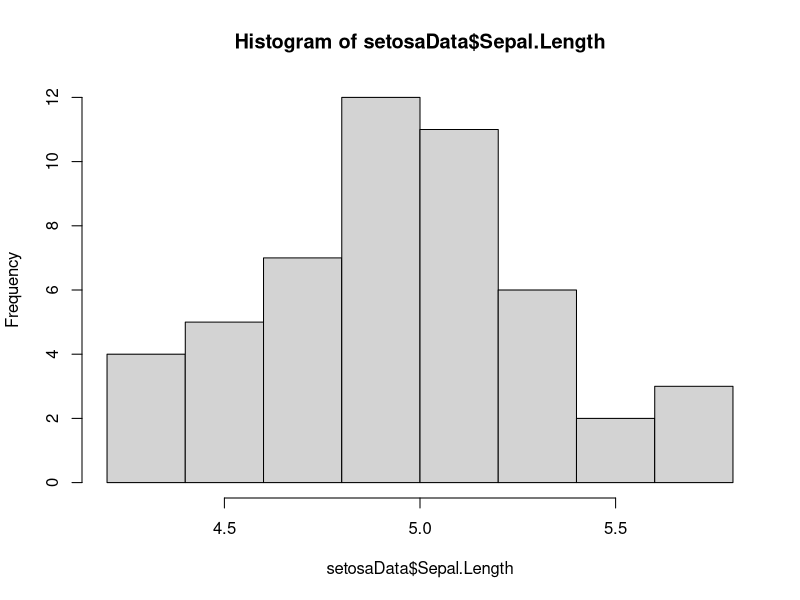
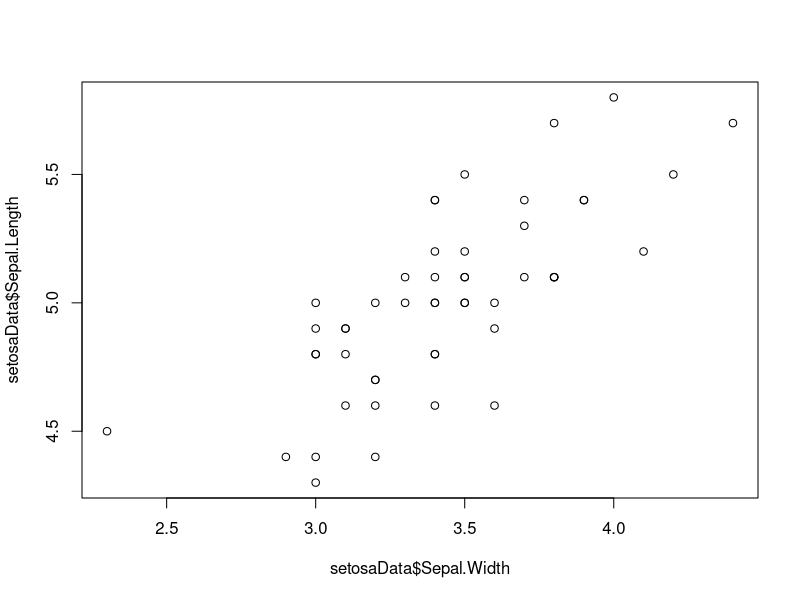
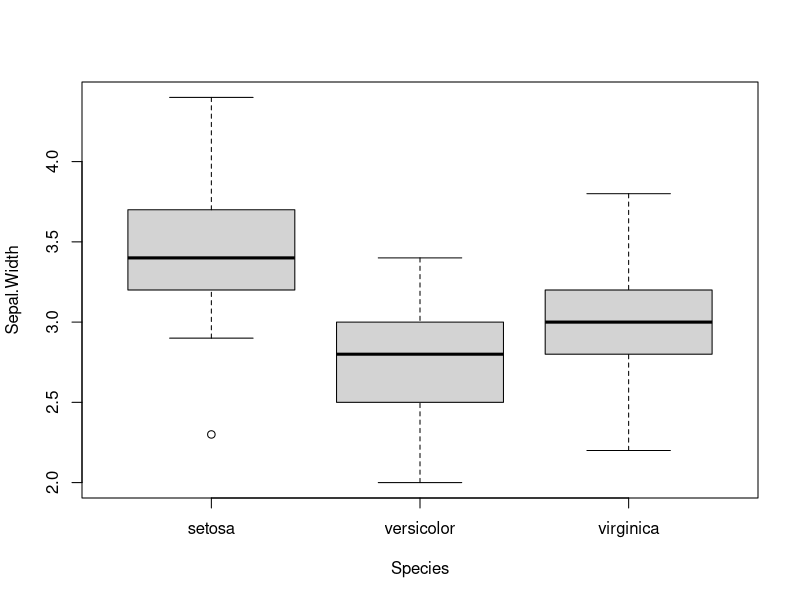

Write the R code that produced these figures, in order.
## ---- chunk 1
a <- 1
## ---- chunk 2
print(a)
## ---- chunk 3
str(a)
## ---- chunk 4
# Define the same vector using a sequence
a <- seq(from = 1, to = 5, by = 1)
str(a)
## ---- chunk 5
b <- c("a", "b", "c", "d", "e") # Make a character vector
b # Print it to the console
str(b) # Now it's a character vector
## ---- chunk 6
b <- as.factor(b) # But we can change if we want
b
str(b) # Look at the data structure
## ---- chunk 7
# The "==" compares the numeric vector to the factor one
c <- a == b
c
str(c)
## ---- chunk 8
is.na(a)
## ---- chunk 9
is.finite(a)
## ---- chunk 10
!is.na(a)
## ---- chunk 11
a == 3
## ---- chunk 12
unique(b)
## ---- chunk 13
# This one just prints it
a[3]
## ---- chunk 14
# This one stores it in a new object
f <- a[3]
## ---- chunk 15
b[b == "c"]
which(b == "c")
## ---- chunk 16
# Convert b to character
b <- as.character(b)
## ---- chunk 17
# Paste an arbitrary string on to b
paste(b, "AAAA", sep = "")

# We can do it the other way
paste("AAAA", b, sep = "")

# Add symbols to separate
paste("AAAA", b, sep = "--")

# We can replace text
gsub(pattern = "c", replacement = "AAAA", b)

# Make a new object
e <- paste("AAAA", b, sep = "")

# Print to console
e

# We can strip text
# (or dates, or times, etc.)
substr(e, start = 5, stop = 5)
## ---- chunk 18
# A has a length of 5,
# try it and check it
length(a)

# Yup, looks about right
a
## ---- chunk 19
cbind(a, e)
## ---- chunk 20
matrix(0, nrow = 3, ncol = 4)
## ---- chunk 21
mat <- matrix(seq(1, 12), ncol = 3, nrow = 4)
## ---- chunk 22
colnames(mat) <- c("first", "second", "third")
rownames(mat) <- c("This", "is", "a", "matrix")

# Take a look
mat
## ---- chunk 23
# We can also do math
# on matrices just like
# vectors, because matrices
# are just vectors smooshed
# into two dimensions
mat * 2
## ---- chunk 24
# Make a new object 'a' from a sequence
a <- seq(from = .5, to = 10, by = .5)

# Vector math: raise each 'a' to power of 2
b <- a^2

# Replicates values in object a # of times
c <- rep(c("a", "b", "c", "d"), 5)

# Note, we don't use quotes for objects,
# but we do for character variables
d <- data.frame(a, b, c)
## ---- chunk 25
print(d)
## ---- chunk 26
d <- data.frame(a = a, b = b, c = c)
## ---- chunk 27
# All of the names
names(d)

# One at a time: note indexing, names(d) is a vector!!
names(d)[2]
## ---- chunk 28
e <- d
## ---- chunk 29
# Head shows first six
# rows by default
head(e)

# Or, we can look at any
# other number that we want
head(e, 10)
## ---- chunk 30
# This is how you load built-in
# data sets
data("iris")
## ---- chunk 31
# What is the value in 12th row
# of the 4th column of iris?
iris[12, 4]

# What is the mean sepal length
# among all species in iris?
mean(iris$Sepal.Length)
## ---- chunk 32
mean(iris$Sepal.Length[iris$Species == "setosa"])
## ---- chunk 33
logicalCheck <- iris$Species == "setosa"
lengthCheck <- iris$Sepal.Length[iris$Species == "setosa"]
## ---- chunk 34
# Note that the structure of species
# is preserved as a factor with three
# levels even though setosa is the
# only species name in the new df
setosaData <- iris[iris$Species == "setosa", ]

str(setosaData)
## ---- chunk 35
# Some quick plotting code

# Once we have a nice dataframe like
# these ones, we can actually step into
# The world of exploratory analyses.

# Make a histogram of sepal lengths
hist(setosaData$Sepal.Length)

# Bi-plot
plot(setosaData$Sepal.Width, setosaData$Sepal.Length)

# Boxplots
boxplot(Sepal.Width ~ Species, data = iris)
## ---- chunk 36
# Create an empty list with four elements
myList <- vector(mode = "list", length = 4)

# Assign some of our previously
# created objects to the elements
myList[[1]] <- a
myList[[2]] <- c
myList[[3]] <- mat
myList[[4]] <- d
## ---- chunk 37
# Print it
# Cool, huh?
myList
